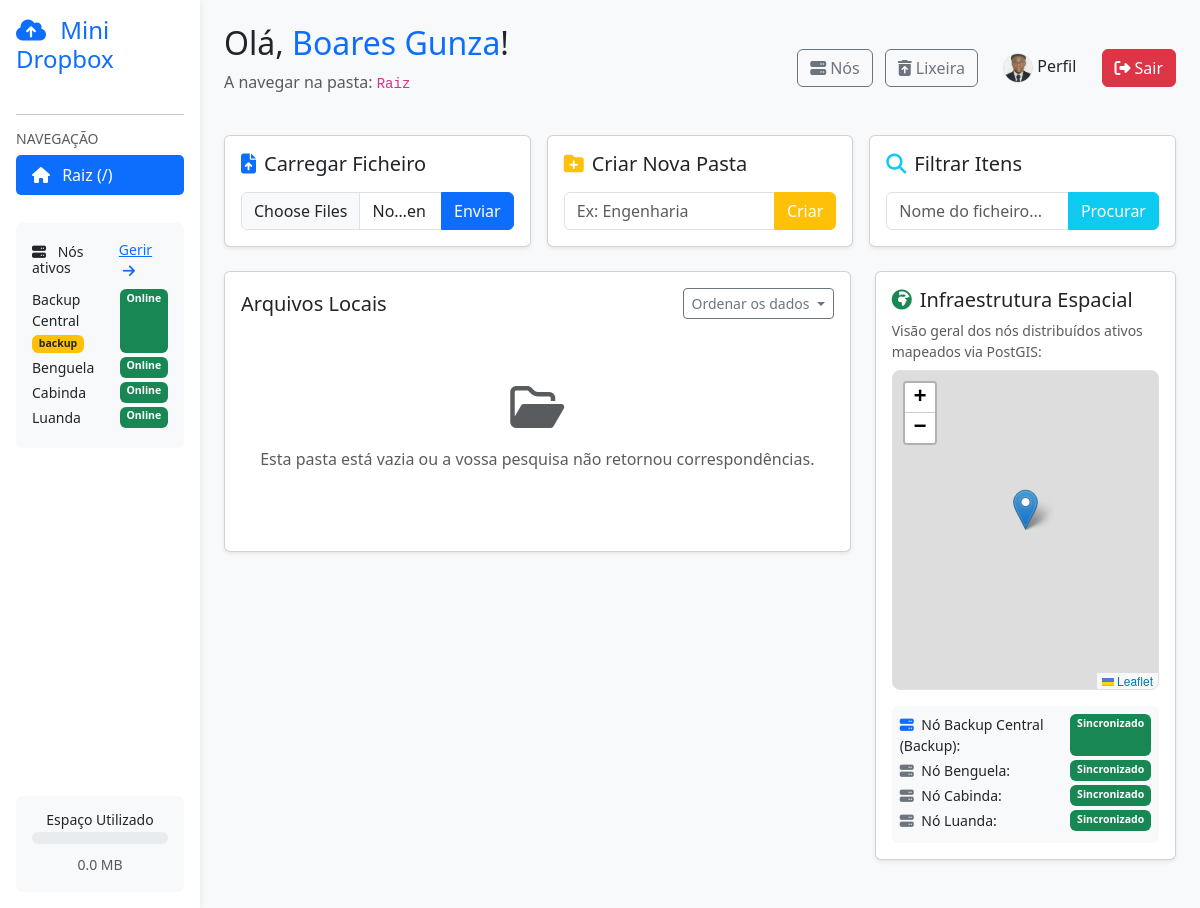
Page /dashboard (signed in) on the earlier database version.
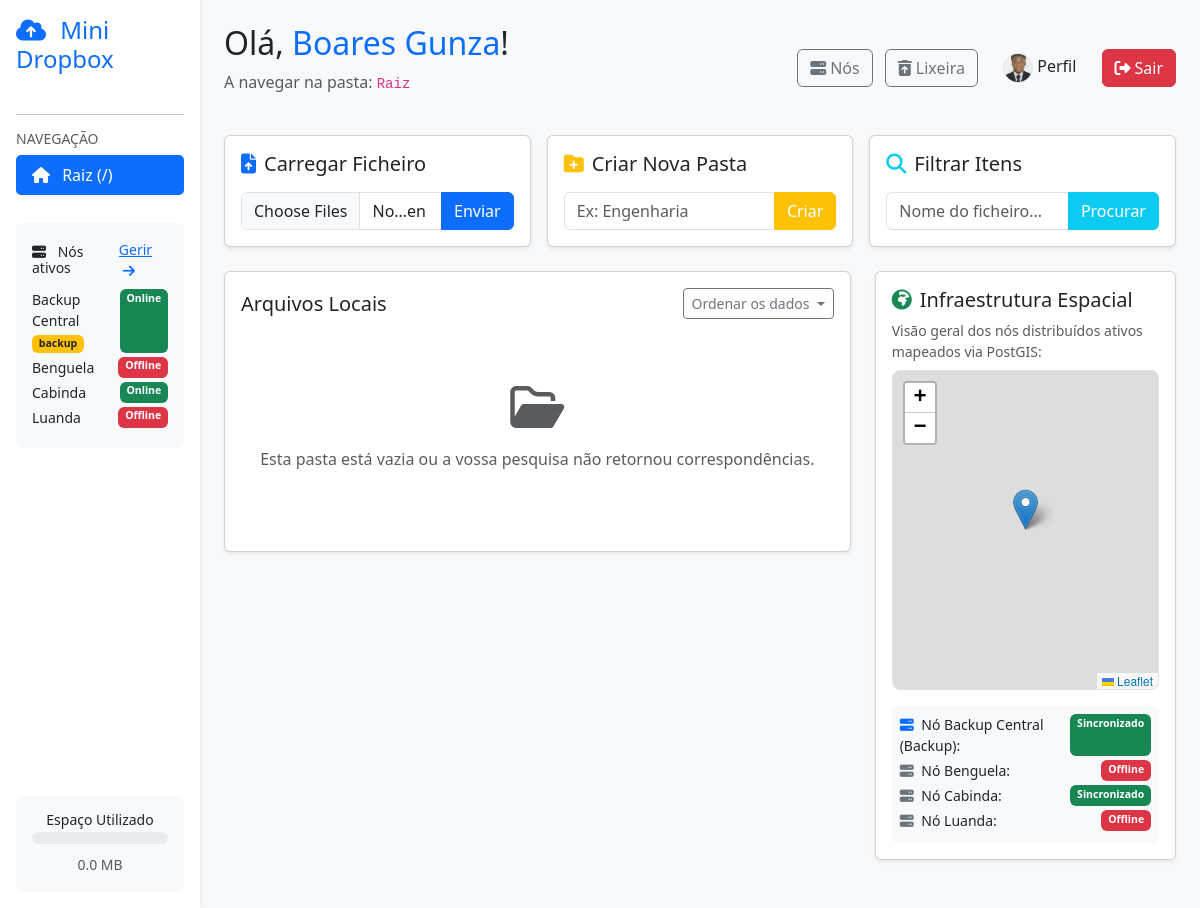
Same page on the later database version.
### models.py (models this page shows)
class Node(db.Model):
    __tablename__ = "nodes"
    id = db.Column(db.String(36), primary_key=True, default=novo_uuid)
    name = db.Column(db.String(100), nullable=False)
    host = db.Column(db.String(255), nullable=False, default="127.0.0.1")
    port = db.Column(db.Integer, nullable=False, default=5000)
    path = db.Column(db.String(500), nullable=False)
    latitude = db.Column(db.Float, nullable=False)
    longitude = db.Column(db.Float, nullable=False)
    enabled = db.Column(db.Boolean, default=True)
    is_backup = db.Column(db.Boolean, default=False)
    last_seen = db.Column(db.DateTime, nullable=True)
    created_at = db.Column(db.DateTime, default=datetime.utcnow)
    replicas = db.relationship("FileReplica", backref="node", lazy=True)

### app.py (the view)
@app.route("/dashboard")
@login_required
def dashboard():
    search_query = request.args.get("search", "")
    sort_by = request.args.get("sort", "date_desc")
    current_folder = request.args.get("folder", "")
    folder_id = current_folder or None
    folders = Folder.query.filter_by(user_id=current_user.id).all()
    if folder_id:
        pasta_atual = Folder.query.filter_by(id=folder_id, user_id=current_user.id).first()
        current_folder_nome = pasta_atual.name if pasta_atual else "Raiz"
    else:
        current_folder_nome = "Raiz"
    query = File.query.filter_by(user_id=current_user.id, folder_id=folder_id).filter(
        File.deleted_at.is_(None)
    )
    if search_query:
        query = query.filter(File.display_name.contains(search_query))
    ordenacoes = {
        "name_asc": File.display_name.asc(),
        "name_desc": File.display_name.desc(),
        "size_asc": File.size.asc(),
        "size_desc": File.size.desc(),
        "date_asc": File.created_at.asc(),
        "date_desc": File.created_at.desc(),
    }
    query = query.order_by(ordenacoes.get(sort_by, File.created_at.desc()))
    files = query.all()
    total_bytes = db.session.query(db.func.sum(File.size)).filter(
        File.user_id == current_user.id, File.deleted_at.is_(None)
    ).scalar() or 0
    total_mb = round(total_bytes / (1024 * 1024), 2)
    limite_bytes = app.config["MAX_CONTENT_LENGTH"]
    progress_percent = min(round((total_bytes / limite_bytes) * 100, 1), 100) if limite_bytes else 0
    total_lixeira = File.query.filter_by(user_id=current_user.id).filter(
        File.deleted_at.isnot(None)
    ).count()
    todos_os_nos = Node.query.order_by(Node.is_backup.desc(), Node.name).all()
    nodes_json = [
        {
            "name": n.name, "latitude": n.latitude, "longitude": n.longitude,
            "enabled": n.enabled, "host": n.host, "port": n.port, "is_backup": n.is_backup,
        }
        for n in todos_os_nos
    ]
    return render_template(
        "dashboard.html",
        files=files,
        folders=folders,
        current_folder=current_folder,
        current_folder_nome=current_folder_nome,
        nodes=todos_os_nos,
        nodes_json=nodes_json,
        total_mb=total_mb,
        progress_percent=progress_percent,
        total_lixeira=total_lixeira,
        search_query=search_query,
        sort_by=sort_by,
    )

### app.py (called while the page is built)
@login_manager.user_loader
def load_user(user_id):
    return User.query.get(int(user_id))

### templates/dashboard.html (shortened to what the changed rows need)
<!DOCTYPE html>
<html lang="pt">
<head>
    <link href="https://cdn.jsdelivr.net/npm/bootstrap@5.3.0/dist/css/bootstrap.min.css" rel="stylesheet">
    <link rel="stylesheet" href="https://cdnjs.cloudflare.com/ajax/libs/font-awesome/6.4.0/css/all.min.css">
    <link rel="stylesheet" href="https://unpkg.com/leaflet@1.9.4/dist/leaflet.css" />
</head>
<body>
    <div class="container-fluid">
        <div class="row">
    <div class="col-md-3 col-lg-2 sidebar p-3 d-flex flex-column">
        <div class="card border-0 bg-light mb-3 p-3">
            {% for node in nodes %}
                <div class="d-flex justify-content-between small mb-1">
                    <span>
                        {{ node.name }}
                    </span>
                    {% if node.enabled %}
                    <span class="badge bg-success">
                        Online
                    </span>
                    {% else %}
                    <span class="badge bg-danger">
                        Offline
                    </span>
                    {% endif %}
                </div>
            {% endfor %}
        </div>
    </div>
            <div class="col-md-9 col-lg-10 p-4">
                <div class="d-flex justify-content-between align-items-center mb-4">
                    <div>
                        <h2>Olá, <span class="text-primary">{{ current_user.username }}</span>!</h2>
                    </div>
                </div>
                <div class="row">
                    <div class="col-lg-4">
                        <div class="card p-3 shadow-sm mb-4">
                            <div class="bg-light p-2 rounded small">
                                {% for node in nodes %}
                                <div class="d-flex justify-content-between mb-1">
                                    <span>
                                        <i class="fa-solid fa-server {{ 'text-primary' if node.is_backup else 'text-secondary' }} me-1"></i>
                                        Nó {{ node.name }}{% if node.is_backup %} (Backup){% endif %}:
                                    </span>
                                    <span class="badge {{ 'bg-success' if node.enabled else 'bg-danger' }}">
                                        {{ 'Sincronizado' if node.enabled else 'Offline' }}
                                    </span>
                                </div>
                                {% endfor %}
                            </div>
                        </div>
                    </div>
                </div>
            </div>
        </div>
    </div>
</body>
</html>

Differences in the rows shown:
changed Node "Benguela": enabled "Sincronizado" → "Offline"; enabled "Online" → "Offline"
changed Node "Luanda": enabled "Sincronizado" → "Offline"; enabled "Online" → "Offline"
